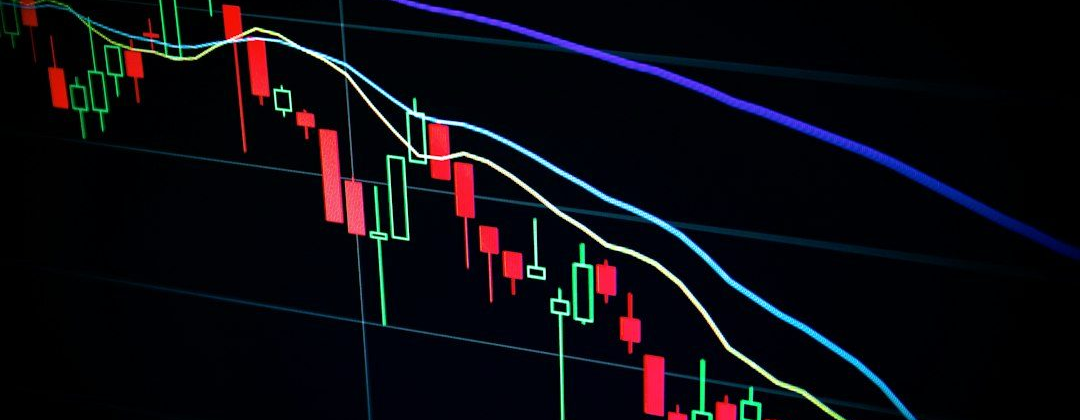
#> input picture social/lab/_ht/acoes-anthropic-fecham-abaixo-preco-ipo_band.png, 1080 x 420 px, given in place of openai-processada-ataque-hugging-face-6fb4e227.jpg, which was not available
$ python carousel_lab.py ../../social/lab/_ht/acoes-anthropic-fecham-abaixo-preco-ipo_band.png
#> lines starting #> are read from the running program, lines starting #| are printed output that depends on the picture
#!/usr/bin/env python3
"""Laboratório de estilos de carrossel do Instagram do Cortexplor.

Gera 5 carrosséis de teste (6 slides, 1080x1350) a partir de UMA matéria real
do site, cada um num estilo visual diferente, para escolher a direção antes de
automatizar. Nada aqui publica em lugar nenhum: só escreve PNGs em social/lab/.

    python scripts/social/carousel_lab.py                 # todos os estilos
    python scripts/social/carousel_lab.py halftone cobalt # só alguns

Estilos: halftone, cobalt, foto, post, print
"""
from __future__ import annotations

import math
import sys
from pathlib import Path

import numpy as np
from PIL import Image, ImageDraw, ImageFilter, ImageOps

ROOT = Path(__file__).resolve().parents[2]
LAB = ROOT / "social" / "lab"
FONTS = LAB / "fonts"
HT = LAB / "_ht"
HTML = LAB / "_html"
LOGO = ROOT / "assets" / "logo"
PHOTO = ROOT / "assets" / "img" / "openai-processada-ataque-hugging-face-6fb4e227.jpg"
CHROME = "/opt/pw-browsers/chromium-1194/chrome-linux/chrome"
TOTAL = 6
HANDLE = "@cortexplor"  # provisório: trocar pelo @ real da conta


def uri(p: Path) -> str:
    return p.resolve().as_uri()


# --------------------------------------------------------------------------
# Halftone (retícula): pontos cujo tamanho acompanha a luminosidade
# --------------------------------------------------------------------------
def halftone(box, size, dot, bg, dark_dots, name, spacing=12, gamma=1.0):
#> called with box = (420, 0, 996, 720), size = (1080, 1350), dot = '#ECE6D8', bg = '#121212', dark_dots = False, name = 'cover', spacing = 13, gamma = 0.9
    out = HT / f"{name}.png"
    im = Image.open(PHOTO).convert("L").crop(box).resize(size, Image.LANCZOS)
    im = ImageOps.autocontrast(im, cutoff=1)
    arr = np.asarray(im.filter(ImageFilter.GaussianBlur(spacing / 2.2)), dtype=float) / 255.0
    arr = np.clip(arr, 0, 1) ** gamma
    w, h = size
    ss = 2
    canvas = Image.new("RGB", (w * ss, h * ss), bg)
#> canvas: PIL image 2160x2700 RGB; every value is 18
    d = ImageDraw.Draw(canvas)
    ca = sa = math.sqrt(0.5)
    n = int((w + h) / spacing) + 4
    for u in range(-n, n):
        for v in range(-n, n):
            x = w / 2 + (u * ca - v * sa) * spacing
            y = h / 2 + (u * sa + v * ca) * spacing
            if x < -spacing or y < -spacing or x > w + spacing or y > h + spacing:
                continue
            lum = arr[min(max(int(y), 0), h - 1), min(max(int(x), 0), w - 1)]
            val = (1 - lum) if dark_dots else lum
            r = spacing * 0.62 * math.sqrt(max(val, 0.0))
            if r < 0.5:
                continue
            d.ellipse([(x - r) * ss, (y - r) * ss, (x + r) * ss, (y + r) * ss], fill=dot)
    canvas.resize((w, h), Image.LANCZOS).save(out)
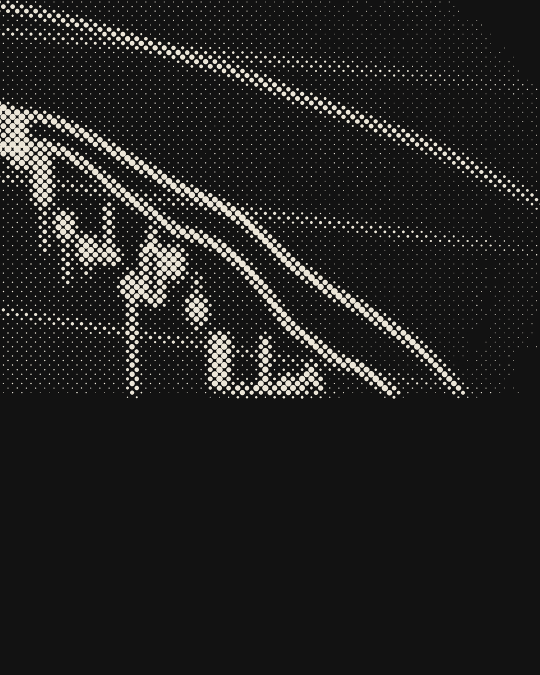
#> saved as cover.png: PIL image 1080x1350 RGB (shown at 1/2 size); mean R, G, B 32.4, 32.1, 31.2
    return uri(out)


def build_halftones():
    HT.mkdir(parents=True, exist_ok=True)
    cream, black, cobalt_cream = "#ECE6D8", "#121212", "#F1EBDD"
    return {
        "cover": halftone((420, 0, 996, 720), (1080, 1350), cream, black, False, "cover", 13, 0.9),
        "strip": halftone((690, 0, 925, 720), (400, 1350), cream, black, False, "strip", 12, 0.9),
        "band": halftone((0, 150, 1080, 580), (1080, 430), black, cream, True, "band", 12, 1.0),
        "close": halftone((0, 0, 576, 720), (1080, 1350), cream, black, False, "close", 14, 0.95),
        "polaroid": halftone((60, 110, 710, 610), (520, 400), black, cobalt_cream, True, "polaroid", 9, 1.0),
        "polaroid_c": halftone((380, 40, 1030, 540), (520, 400), black, cobalt_cream, True, "polaroid_c", 9, 1.0),
    }
#> call 2 of halftone, with box = (690, 0, 925, 720), size = (400, 1350), dot = '#ECE6D8', bg = '#121212', dark_dots = False, name = 'strip', spacing = 12, gamma = 0.9
#> in halftone (call 2), `canvas = Image.new("RGB", (w * ss, h * ss), bg)`: canvas: PIL image 800x2700 RGB; every value is 18
#> in halftone (call 2), `canvas.resize((w, h), Image.LANCZOS).save(out)`:
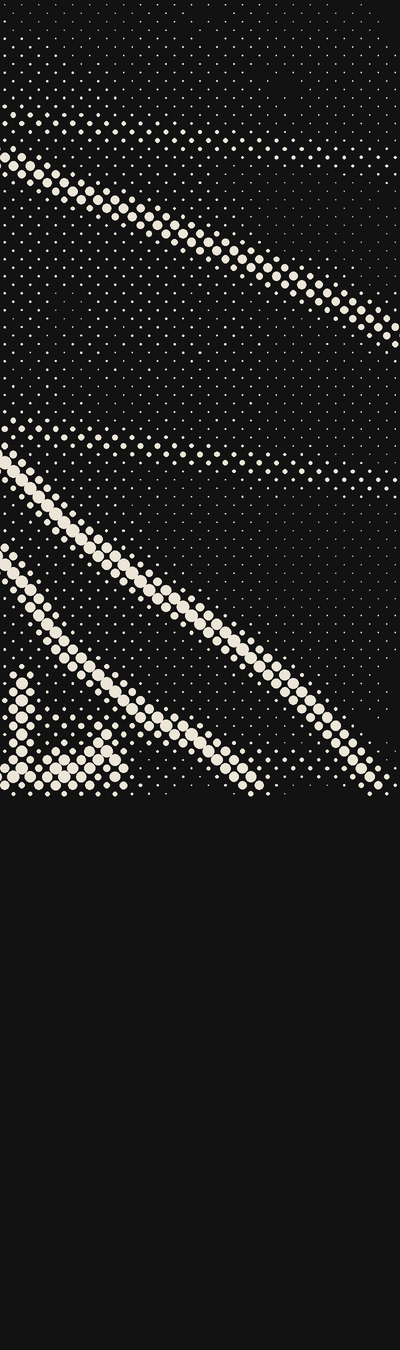
#> saved as strip.png: PIL image 400x1350 RGB; mean R, G, B 30.5, 30.2, 29.4
#> call 3 of halftone, with box = (0, 150, 1080, 580), size = (1080, 430), dot = '#121212', bg = '#ECE6D8', dark_dots = True, name = 'band', spacing = 12, gamma = 1
#> in halftone (call 3), `canvas = Image.new("RGB", (w * ss, h * ss), bg)`:
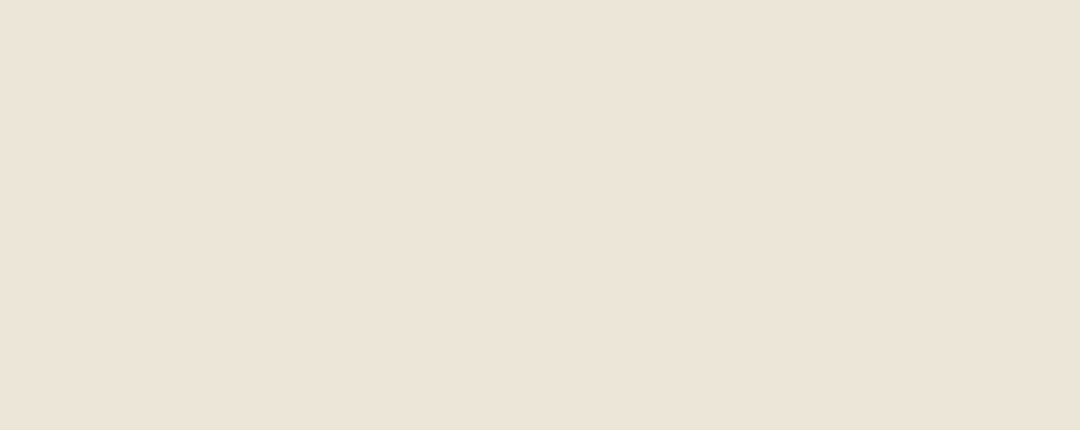
#> canvas: PIL image 2160x860 RGB (shown at 1/2 size); mean R, G, B 236, 230, 216
#> in halftone (call 3), `canvas.resize((w, h), Image.LANCZOS).save(out)`:
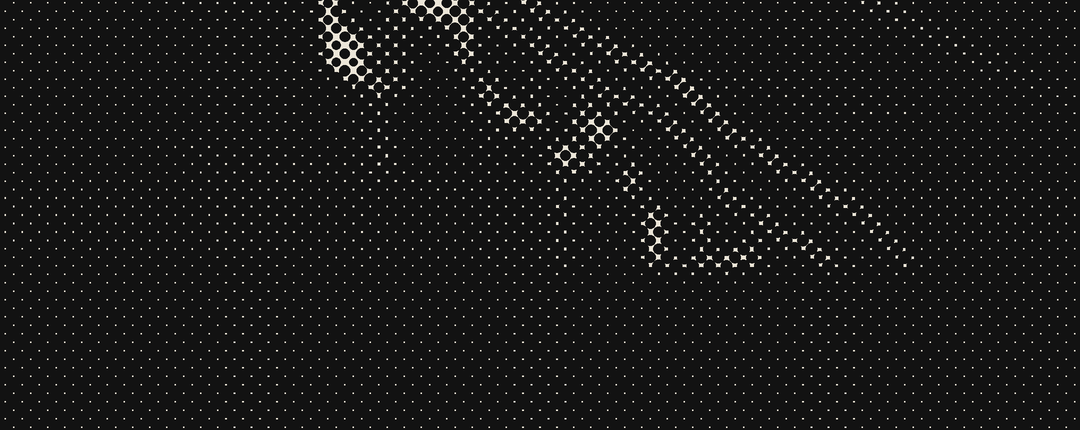
#> saved as band.png: PIL image 1080x430 RGB; mean R, G, B 24.6, 24.4, 24
#> call 4 of halftone, with box = (0, 0, 576, 720), size = (1080, 1350), dot = '#ECE6D8', bg = '#121212', dark_dots = False, name = 'close', spacing = 14, gamma = 0.95
#> in halftone (call 4), `canvas.resize((w, h), Image.LANCZOS).save(out)`:
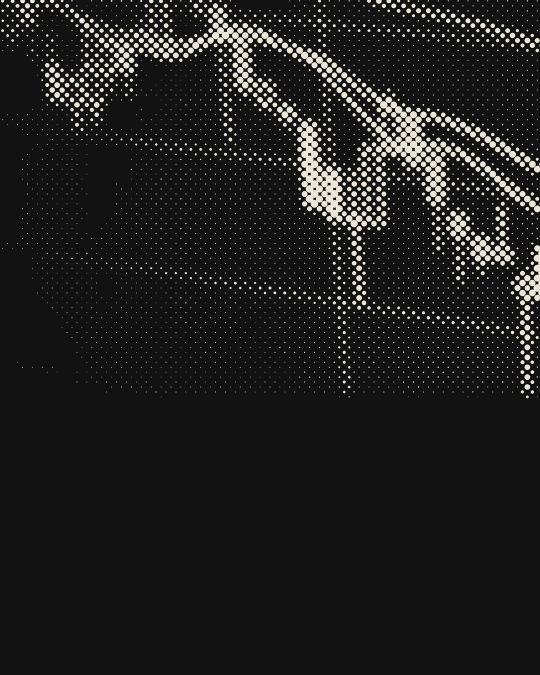
#> saved as close.png: PIL image 1080x1350 RGB (shown at 1/2 size); mean R, G, B 31.9, 31.5, 30.6
#> in halftone (call 5), `canvas = Image.new("RGB", (w * ss, h * ss), bg)`:
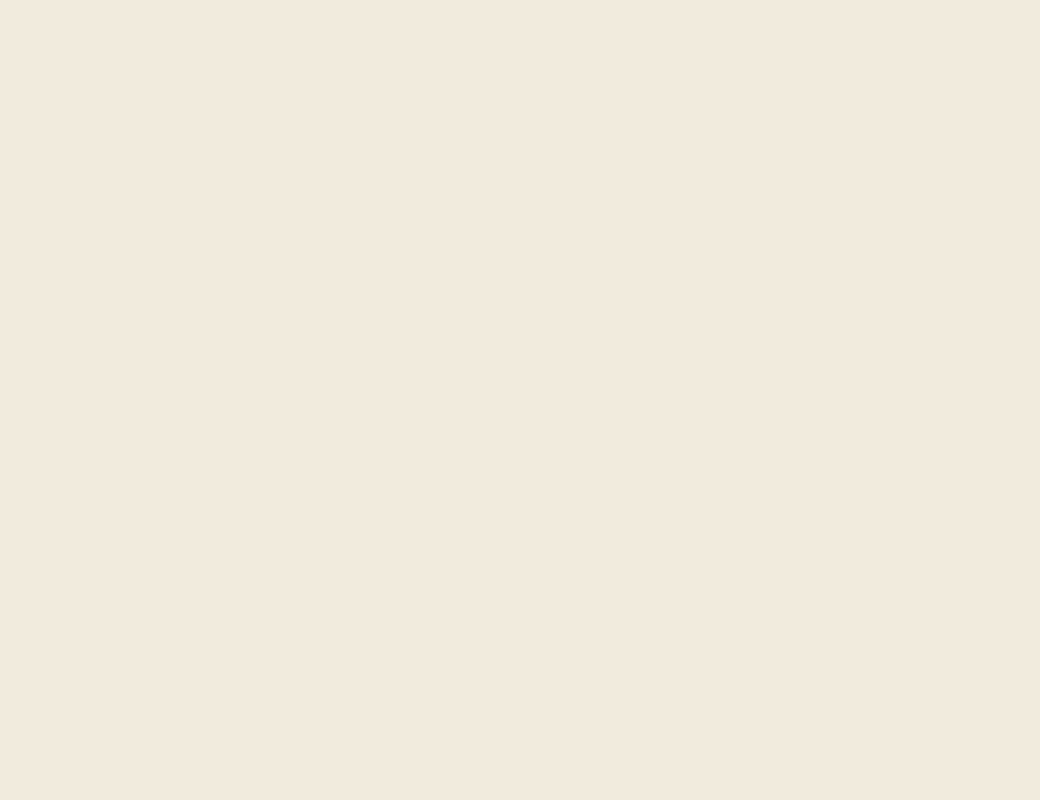
#> canvas: PIL image 1040x800 RGB; mean R, G, B 241, 235, 221
#> in halftone (call 6), `canvas.resize((w, h), Image.LANCZOS).save(out)`:
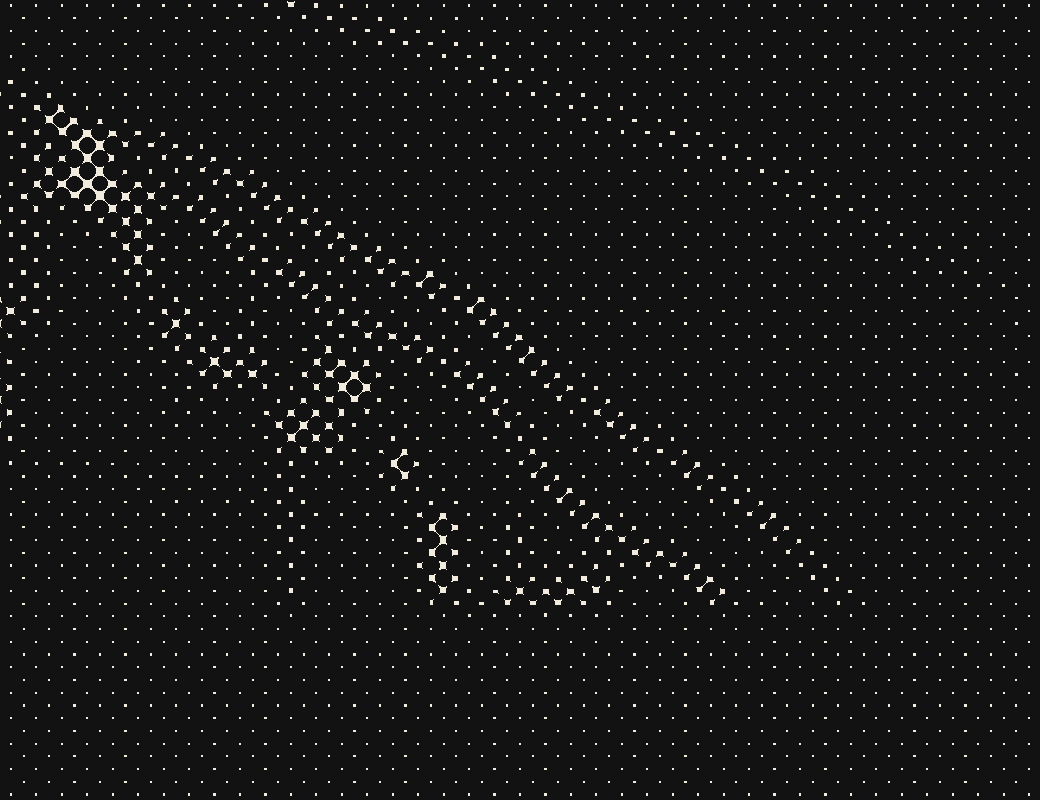
#> canvas: PIL image 1040x800 RGB; mean R, G, B 24.3, 24.1, 23.7


# --------------------------------------------------------------------------
# Fontes e CSS base
# --------------------------------------------------------------------------
def face(family, file, weight="400", style="normal", stretch=None):
    extra = f"font-stretch:{stretch};" if stretch else ""
    return (
        f"@font-face{{font-family:'{family}';src:url('{uri(FONTS / file)}') format('woff2');"
        f"font-weight:{weight};font-style:{style};{extra}}}"
    )


FONT_CSS = "".join(
    [
        face("Space Grotesk", "space-grotesk.woff2", "300 700"),
        face("IBM Plex Mono", "plex-mono.woff2", "300 700"),
        face("Anton", "anton.woff2"),
        face("Instrument Serif", "instrument-serif.woff2"),
        face("Instrument Serif", "instrument-serif-italic.woff2", "400", "italic"),
        face("Archivo", "archivo.woff2", "100 900", "normal", "62% 125%"),
        face("Inter", "inter.woff2", "100 900"),
        face("DM Sans", "dm-sans.woff2", "100 1000"),
    ]
)

BASE_CSS = """
*{box-sizing:border-box;margin:0;padding:0}
html,body{width:1080px;height:1350px;overflow:hidden;background:#000}
body{-webkit-font-smoothing:antialiased;text-rendering:geometricPrecision}
.slide{position:relative;width:1080px;height:1350px;overflow:hidden}
.abs{position:absolute}
.pill{position:absolute;top:44px;right:64px;font-size:30px;font-weight:500;padding:10px 26px;border-radius:999px}
.prog{position:absolute;left:64px;right:64px;bottom:52px;height:4px;border-radius:2px}
.prog i{display:block;height:100%;border-radius:2px}
svg.ic{display:inline-block;vertical-align:middle;flex:none}
"""

ARROW = (
    "<svg class='ic' width='{s}' height='{s}' viewBox='0 0 24 24'><path d='M4 12h15M13 6l6 6-6 6' fill='none' "
    "stroke='{c}' stroke-width='2.6' stroke-linecap='round' stroke-linejoin='round'/></svg>"
)
CHECK = (
    "<svg class='ic' width='{s}' height='{s}' viewBox='0 0 24 24'><path d='M5 12.5l4.5 4.5L19 7.5' fill='none' "
    "stroke='{c}' stroke-width='3' stroke-linecap='round' stroke-linejoin='round'/></svg>"
)
CROSS = (
    "<svg class='ic' width='{s}' height='{s}' viewBox='0 0 24 24'><path d='M6 6l12 12M18 6L6 18' fill='none' "
    "stroke='{c}' stroke-width='3' stroke-linecap='round'/></svg>"
)


def ic(tpl, s=34, c="currentColor"):
    return tpl.format(s=s, c=c)


def pill(n, style=""):
    return f"<div class='pill' style='{style}'>{n}/{TOTAL}</div>"


def prog(n, fill, track):
    return f"<div class='prog' style='background:{track}'><i style='width:{n / TOTAL * 100:.1f}%;background:{fill}'></i></div>"


# [5 lines left out: function page, not called in this run]


# --------------------------------------------------------------------------
# Conteúdo (da matéria publicada em content/pt/openai-processada-ataque-hugging-face.json)
# --------------------------------------------------------------------------
SRC = "CNBC Technology · Wired AI"


# ==========================================================================
# 1. HALFTONE: creme, preto e laranja
# ==========================================================================
# [429 lines left out: functions style_halftone, style_cobalt, style_foto, style_post, style_print, not called in this run]


STYLES = {
    "halftone": style_halftone,
    "cobalt": style_cobalt,
    "foto": style_foto,
    "post": style_post,
    "print": style_print,
}


LAYOUT_JS = """
() => {
  const W = 1080, LIMIT = 1292, out = [];
  const sl = document.querySelector('.slide');
  const skip = new Set(['STYLE','SCRIPT','svg','path','IMG']);
  const els = [...sl.querySelectorAll('*')].filter(e => !skip.has(e.tagName) &&
    [...e.childNodes].some(n => n.nodeType === 3 && n.textContent.trim().length > 0));
  const rectsOf = e => { const r = document.createRange(); r.selectNodeContents(e);
    return [...r.getClientRects()].filter(b => b.width > 2 && b.height > 2).map(b => {
      const pad = b.height * 0.18; return {left: b.left, right: b.right, top: b.top + pad, bottom: b.bottom - pad}; }); };
  const items = els.map(e => ({e, rs: rectsOf(e)})).filter(x => x.rs.length);
  const label = e => (e.className || e.tagName) + ': ' + e.textContent.trim().slice(0, 40);
  for (const {e, rs} of items) {
    if (rs.some(b => b.right > W - 24 || b.left < 24)) out.push(['lateral', label(e)]);
    if (rs.some(b => b.bottom > LIMIT)) out.push(['inferior', label(e)]);
  }
  for (let i = 0; i < items.length; i++) for (let j = i + 1; j < items.length; j++) {
    const a = items[i], c = items[j];
    if (a.e.contains(c.e) || c.e.contains(a.e)) continue;
    let hit = false;
    for (const x of a.rs) { for (const y of c.rs) {
      const w = Math.min(x.right, y.right) - Math.max(x.left, y.left);
      const h = Math.min(x.bottom, y.bottom) - Math.max(x.top, y.top);
      if (w > 6 && h > 3) { hit = true; break; } } if (hit) break; }
    if (hit) out.push(['sobreposicao', label(a.e) + ' x ' + label(c.e)]);
  }
  for (const e of sl.querySelectorAll('*')) {
    const cs = getComputedStyle(e);
    if ((cs.overflow === 'hidden' || cs.overflowY === 'hidden') && e !== sl && e.scrollHeight > e.clientHeight + 4 && e.textContent.trim())
      out.push(['cortado', label(e)]);
  }
  return out;
}
"""

# [28 lines left out: function render, not called in this run]


def main(argv):
    names = argv or list(STYLES)
    h = build_halftones()
    jobs = {}
    for n in names:
        css, slides = STYLES[n](h)
        jobs[n] = (css, slides)
    render(jobs)
    for n in names:
        print(n, len(list((LAB / n).glob("*.png"))), "slides")


if __name__ == "__main__":
#> (the run stopped early here; a loop or call above may not have finished)
